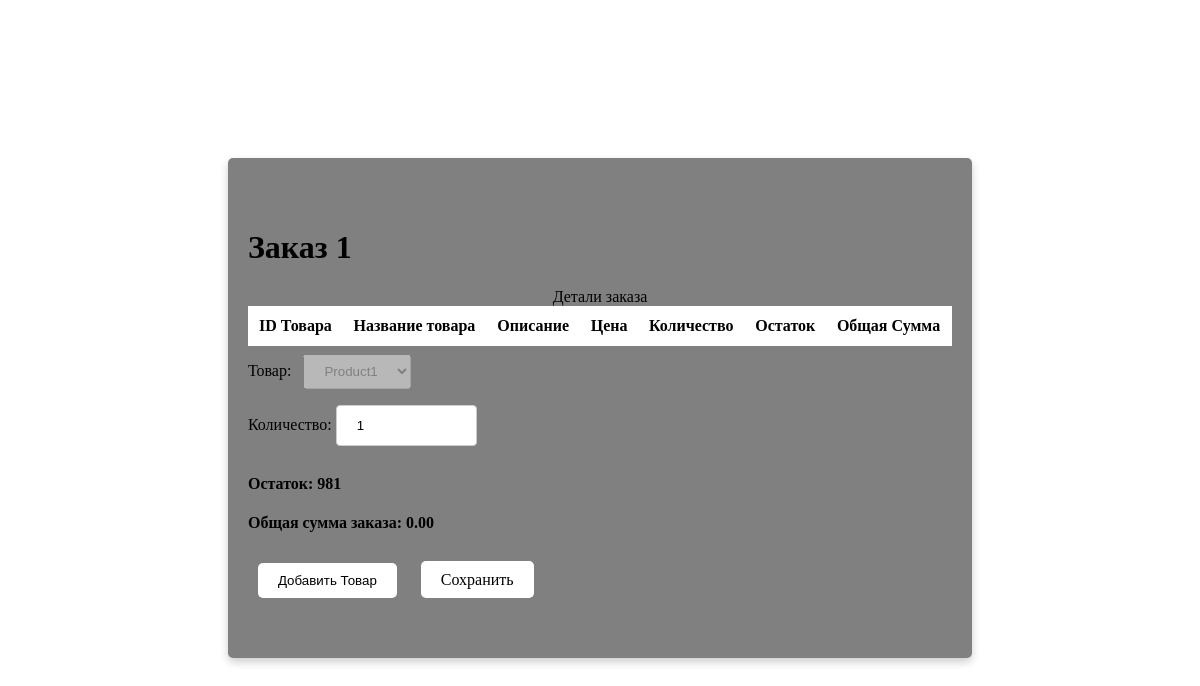
Before: /create_order_detail/1/1 with the older database file.
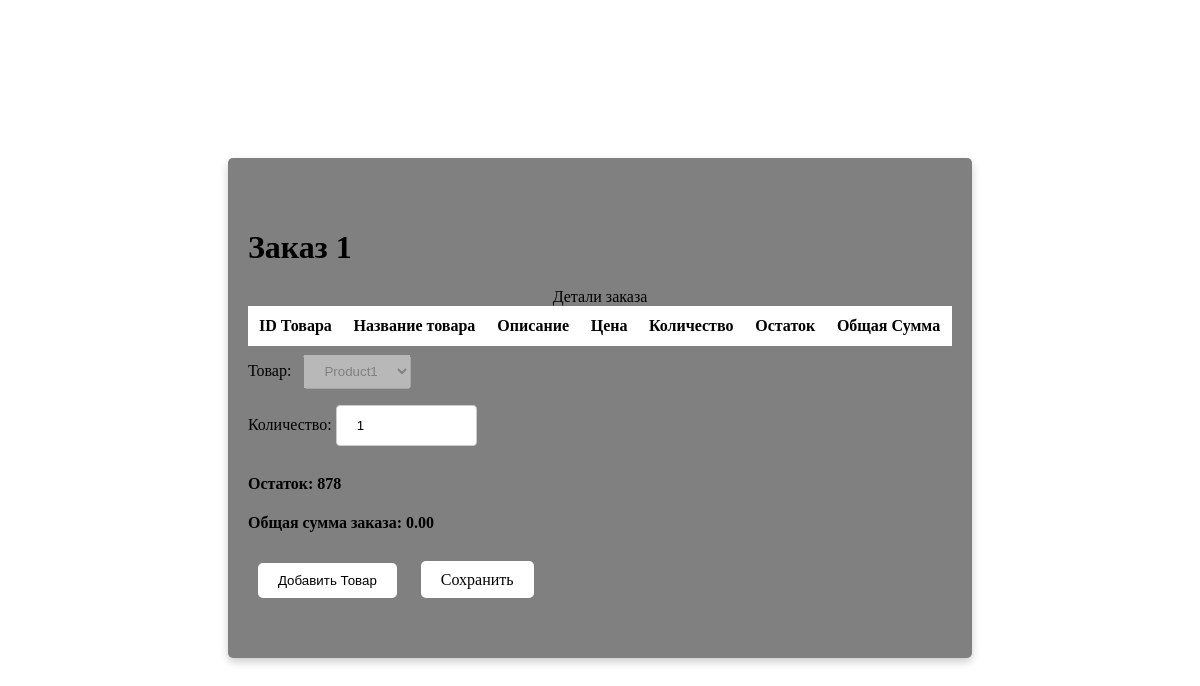
After: the same page with the newer database file.
### main/models.py (models this page shows)
class Products(models.Model):
    name = models.CharField(max_length=128)
    description = models.TextField(null=True, blank=True)
    price = models.DecimalField(max_digits=10, decimal_places=2)
    quantity = models.PositiveIntegerField(default=0)
    def __str__(self):
        return f'{self.name}'

### main/views.py (the view, shortened to what this page needs)
# urls.py: path('create_order_detail/<int:order_id>/<str:product_id>', create_order_detail, name='create_order_detail'),
def create_order_detail(request, order_id, product_id):
    order = get_object_or_404(Order, pk=order_id)
    total_amount = 0
    type_sale = order.type_sale
    customer = order.customer
    product_f = ''
    flag = True if type_sale == 'Бартер' else False
    if request.method == 'POST' and product_id == 'f':
        product_form = AddOrderDetailsFormProduct(data=request.POST)
        quantity_form = ''
        if product_form.is_valid():
            product_id = product_form.cleaned_data.get("product").id
            return HttpResponseRedirect(reverse('main:create_order_detail', args=[order.pk, product_id]))
    elif product_id != 'f':
        product_form = AddOrderDetailsFormProduct(disabled=True,
                                                  initial=(int(product_id), Products.objects.get(id=int(product_id))))
        product_f = Products.objects.get(id=int(product_id))
        if type_sale == 'Безналичный Расчёт':
            max_quantity = min(Products.objects.get(id=int(product_id)).quantity,
                               customer.current_amount/product_f.price)
        elif type_sale == 'Кредит':
            max_quantity = min(Products.objects.get(id=int(product_id)).quantity,
                               (customer.current_amount + customer.loan_balance)/product_f.price)
        else:
            max_quantity = Products.objects.get(id=int(product_id)).quantity
        quantity_form = AddOrderDetailsFormQuantity(max_quantity=max_quantity)
    else:
        product_form = AddOrderDetailsFormProduct()
        quantity_form = ''
    if type_sale == 'Взаимозачёт':
        return HttpResponseRedirect(reverse('main:barter', args=[order.pk]))
    context = {'title': 'Заказ '+str(order_id),
               'products': Products.objects.all(),
               'order_detail': OrderDetail.objects.filter(order=order),
               'total_amount': total_amount,
               'total_amount_order': Order.objects.get(id=order_id).total_amount,
               'order_id': order_id,
               'product_id': product_id,
               'product_f': product_f,
               'flag': flag,
               'product_form': product_form,
               'quantity_form': quantity_form,
               }
    return render(request, 'main/create_order_detail.html', context)

### main/forms.py
class AddOrderDetailsFormProduct(forms.ModelForm):
    def __init__(self, *args, **kwargs):
        disabled = kwargs.pop('disabled', None)
        initial = kwargs.pop('initial', None)
        super(AddOrderDetailsFormProduct, self).__init__(*args, **kwargs)
        self.fields['product'] = forms.ModelChoiceField(queryset=Products.objects.all(),
                                                        disabled=disabled, label='Товар:',
                                                        initial=initial,
                                                        widget=forms.Select(attrs={
                                                            'class': 'form-control py-4',
                                                        }))
    class Meta:
        model = OrderDetail
        fields = ("product",)

### main/templates/main/create_order_detail.html (shortened to what this page needs)
{% extends 'main/base.html'%}
{% block content %}
<h1>{{ title }}</h1>
<table id="productTable">
    <caption>Детали заказа</caption>
    <thead>
    <tr>
        <th>ID Товара</th>
        <th>Название товара</th>
        <th>Описание</th>
        <th>Цена</th>
        <th>Количество</th>
        <th>Остаток</th>
        <th>Общая Сумма</th>
    </tr>
    </thead>
</table>
<form action="{% url 'main:create_order_detail' order_id product_id %}" method="post">
    <div>
        {{ product_form }}
    </div>
    <div>
        {{ quantity_form }}
    </div>
    <div>
        <h4>Остаток: {{ product_f.quantity }}</h4>
    </div>
    <div>
        <h4>Общая сумма заказа: {{ total_amount_order}}</h4>
    </div>
    <button type="submit">Добавить Товар</button>
    {% if flag %}
    <a href="{% url 'main:barter' order_id %}" class="btn">Товары для Бартера</a>
    {% else %}
    <a href="{% url 'main:index' %}" class="btn">Сохранить</a>
    {% endif %}
</form>
{% endblock %}

Changed rows visible on the page:
changed Products: quantity "981" → "878"
